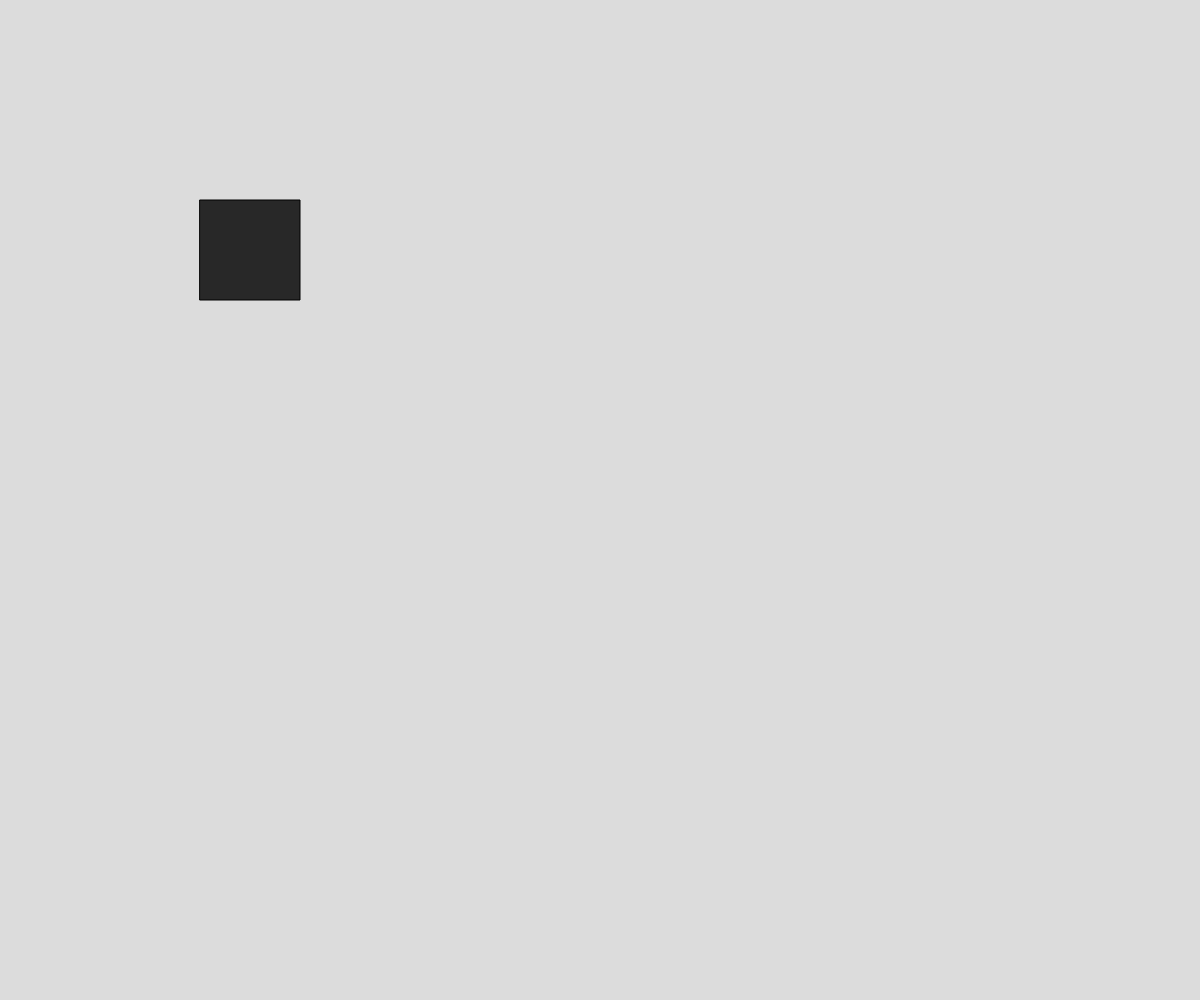
Frame 1 (no input)
Frame 60 (no input): identical to frame 1, image omitted
Frame 120 (the mouse pressed at the canvas centre since frame 60): identical to frame 1, image omitted

The p5.js sketch that drew this single still picture (run headless with seeded random() and noise() and a simulated clock; from frame 60 on, the mouse is pressed at the canvas centre):

// p5.js sketch
// ── sketch.js
function setup() {
  createCanvas(windowWidth, windowHeight);
}

function draw() {
  background(220);
  fill(40);
  rect(200, 200, 100);
}

function windowResized() {
  resizeCanvas(windowWidth, windowHeight);
}

function toggleFullScreen() {
  if (!document.fullscreenElement) {
    document.documentElement.requestFullscreen();
  } else if (document.exitFullscreen) {
    document.exitFullscreen();
  }
}

document.addEventListener(
  'keydown',
  (e) => {
    if (e.key === 'Enter') {
      toggleFullScreen();
    }
  },
  false,
);
